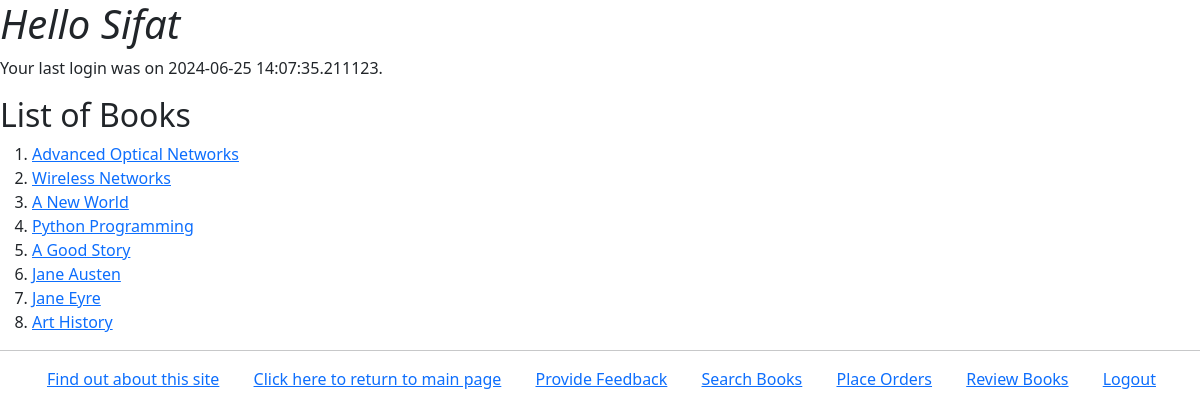
Screenshot of /myapp/ (signed in) with the database file from the repository.
### myapp/models.py (models this page shows, shortened)
class Book(models.Model):
    CATEGORY_CHOICES = [
        ('S', 'Scinece&Tech'),
        ('F', 'Fiction'),
        ('B', 'Biography'),
        ('T', 'Travel'),
        ('O', 'Other')
    ]
    title = models.CharField(max_length=200)
    category = models.CharField(max_length=1, choices=CATEGORY_CHOICES, default='S')
    num_pages = models.PositiveIntegerField(default=100)
    price = models.DecimalField(max_digits=10, decimal_places=2)
    publisher = models.ForeignKey(Publisher, related_name='books', on_delete=models.CASCADE)
    description = models.TextField(max_length=500, blank=True)
    num_reviews = models.PositiveIntegerField(default=0)

### myapp/views.py (the view)
# urls.py: path(r'', views.index, name='index'),
def index(request):
    booklist = Book.objects.all().order_by('id')[:10]
    last_login = request.session.get('last_login')
    if last_login:
        message = f"Your last login was on {last_login}."
    else:
        message = "Your last login was more than one hour ago."
    return render(request, 'myapp/index.html', {'booklist': booklist, 'message': message})

### myapp/templates/myapp/index.html (shortened to what this page needs)
{% extends 'myapp/base.html' %}
{% block body_block %}
    <p>{{ message }}</p>
    {% if booklist %}
        <h2>List of Books</h2>
        <ol>
            {% for book  in booklist %}
                <li>
                    <a href="{% url 'myapp:detail' book.id %}">{{book.title}}</a>
                </li>
            {% endfor %}
        </ol>
    {% else %}
        <strong>There are no available books!</strong>
    {% endif %}
{% endblock %}

### myapp/static/myapp/style.css (style rules this page uses)
body { background-color: #f0f0f0; color: #333; font-size: 16px; font-family: Arial, sans-serif; }

### rows the page displays
Book: title "Advanced Optical Networks"
Book: title "Wireless Networks"
Book: title "A New World"
Book: title "Python Programming"
Book: title "A Good Story"
Book: title "Jane Austen"
Book: title "Jane Eyre"
Book: title "Art History"

### other values shown
{{ message }} "Your last login was on 2024-06-25 14:07:35.211123."
